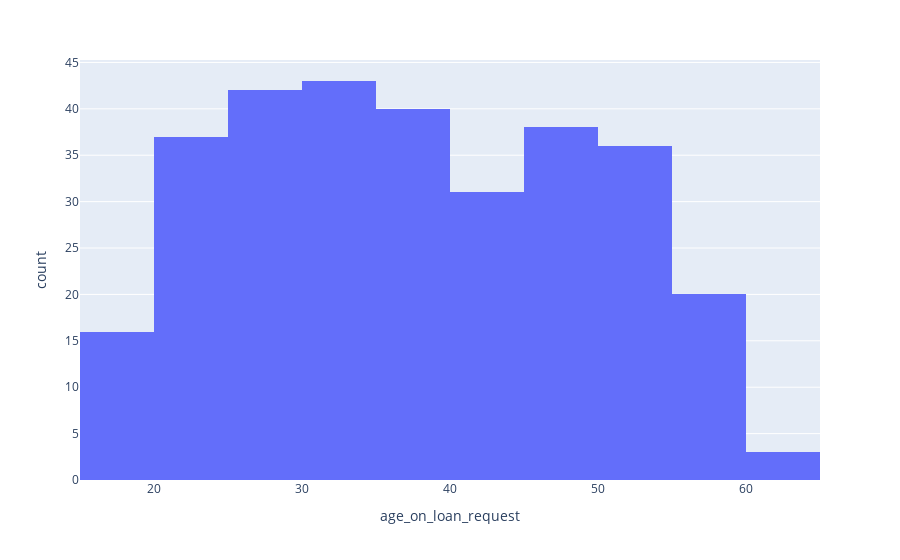

The cell this chart's notebook holds for it:
### Markdown cell above
# Split into age brackets

### Code cell
import plotly.express as px

fig = px.histogram(joined_df, x='age_on_loan_request')
fig.show()

### Figure 1 — Plotly figure (JSON) as saved in the notebook; plotly's stock layout.template omitted (floating-point values rounded to 4 significant figures; data arrays with more than 128 entries replaced by an {"elided": "..."} marker saying what was removed)
{"data": [{"alignmentgroup": "True", "bingroup": "x", "hovertemplate": "age_on_loan_request=%{x}<br>count=%{y}<extra></extra>", "legendgroup": "", "marker": {"color": "#636efa", "pattern": {"shape": ""}}, "name": "", "offsetgroup": "", "orientation": "v", "showlegend": false, "type": "histogram", "x": {"elided": "306 float values"}, "xaxis": "x", "yaxis": "y"}], "layout": {"barmode": "relative", "legend": {"tracegroupgap": 0}, "margin": {"t": 60}, "xaxis": {"anchor": "y", "domain": [0, 1], "title": {"text": "age_on_loan_request"}}, "yaxis": {"anchor": "x", "domain": [0, 1], "title": {"text": "count"}}}}
